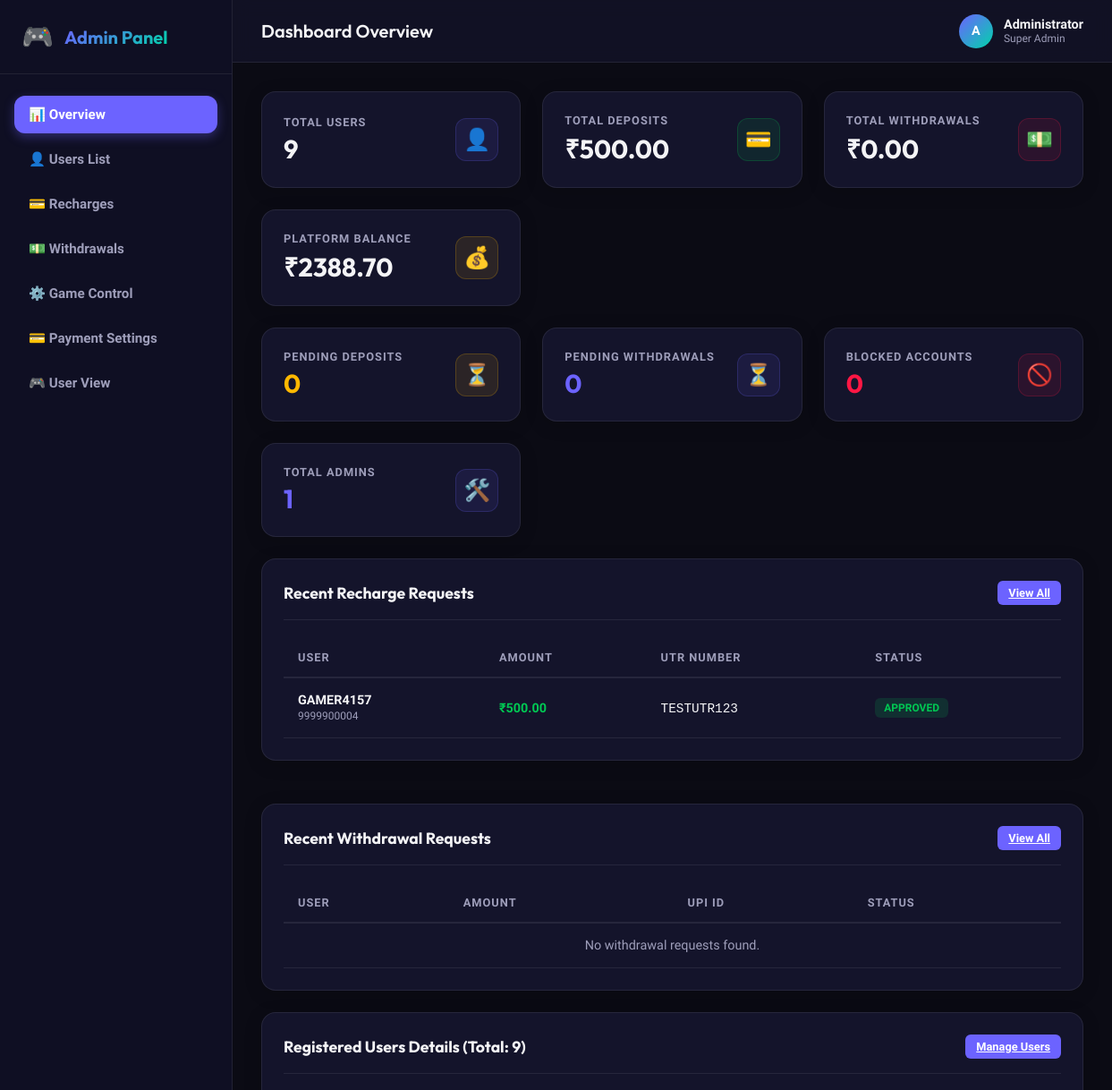
Before: /admin-dashboard/ (signed in, upper part) with the older database file.
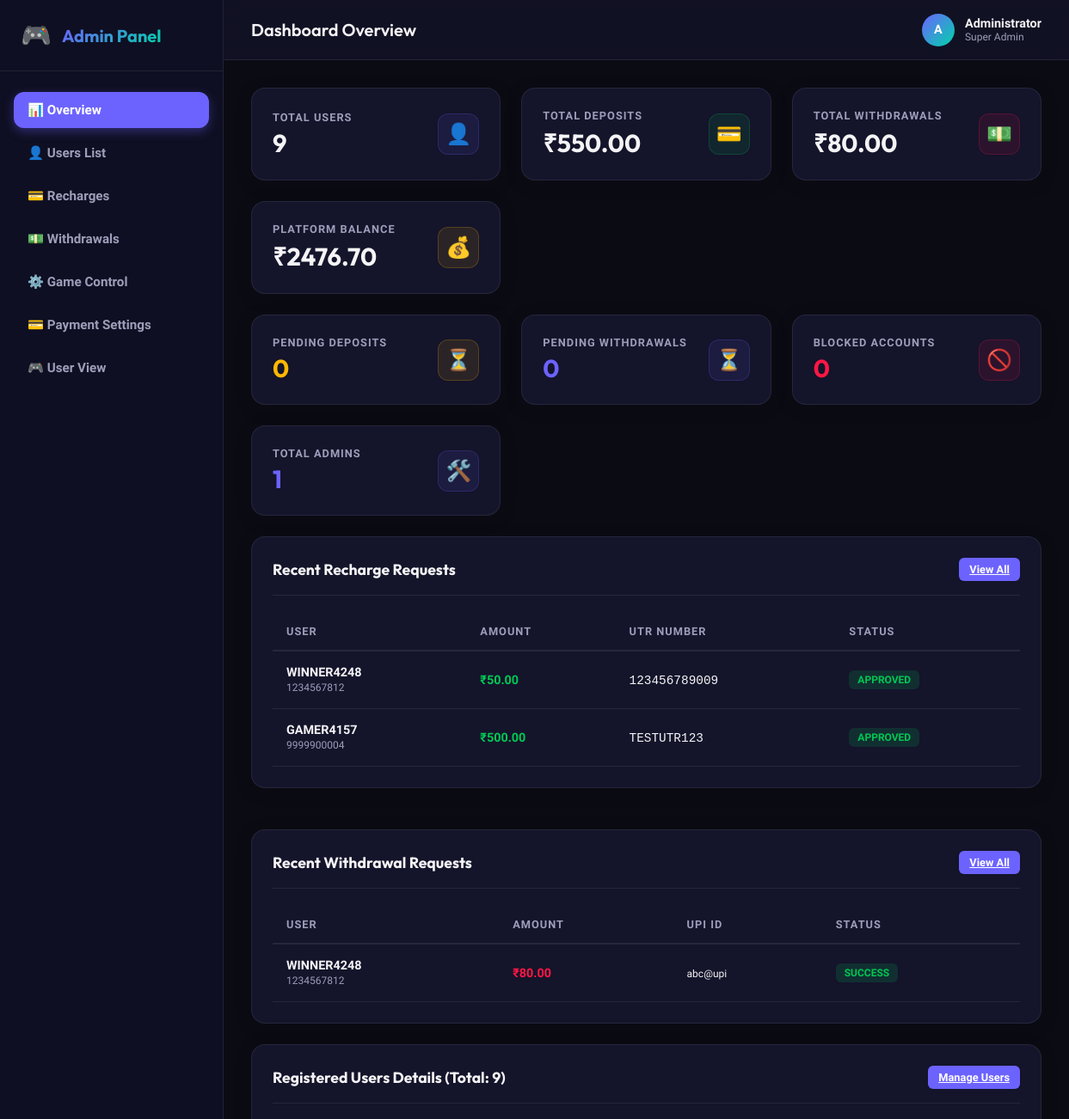
After: the same page with the newer database file.
### wallet/models.py (models this page shows, shortened)
class Recharge(models.Model):
    STATUS_CHOICES = [
        ('pending', 'Pending'),
        ('approved', 'Approved'),
        ('rejected', 'Rejected'),
    ]
    user = models.ForeignKey(settings.AUTH_USER_MODEL, on_delete=models.CASCADE, related_name='recharges')
    amount = models.DecimalField(max_digits=10, decimal_places=2)
    utr_number = models.CharField(max_length=50)
    qr_code_used = models.CharField(max_length=200, blank=True)
    upi_id_used = models.CharField(max_length=100, blank=True)
    status = models.CharField(max_length=20, choices=STATUS_CHOICES, default='pending')
    processed_by = models.ForeignKey(
        settings.AUTH_USER_MODEL,
        on_delete=models.SET_NULL,
        null=True,
        blank=True,
        related_name='processed_recharges',
        limit_choices_to={'is_staff': True}
    )
    processed_at = models.DateTimeField(null=True, blank=True)
    rejection_reason = models.TextField(null=True, blank=True)
    created_at = models.DateTimeField(auto_now_add=True)
    updated_at = models.DateTimeField(auto_now=True)
    class Meta:
        ordering = ['-created_at']
        verbose_name_plural = 'Recharge Requests'

class Withdraw(models.Model):
    STATUS_CHOICES = [
        ('pending', 'Pending'),
        ('processing', 'Processing'),
        ('success', 'Success'),
        ('rejected', 'Rejected'),
    ]
    user = models.ForeignKey(settings.AUTH_USER_MODEL, on_delete=models.CASCADE, related_name='withdraws')
    amount = models.DecimalField(max_digits=10, decimal_places=2)
    upi_id = models.CharField(max_length=100)
    bank_name = models.CharField(max_length=100)
    account_holder_name = models.CharField(max_length=100)
    status = models.CharField(max_length=20, choices=STATUS_CHOICES, default='pending')
    processed_by = models.ForeignKey(
        settings.AUTH_USER_MODEL,
        on_delete=models.SET_NULL,
        null=True,
        blank=True,
        related_name='processed_withdraws',
        limit_choices_to={'is_staff': True}
    )
    processed_at = models.DateTimeField(null=True, blank=True)
    rejection_reason = models.TextField(null=True, blank=True)
    created_at = models.DateTimeField(auto_now_add=True)
    updated_at = models.DateTimeField(auto_now=True)
    class Meta:
        ordering = ['-created_at']
        verbose_name_plural = 'Withdraw Requests'

### core/models.py (models this page shows, shortened)
class User(AbstractUser):
    uid = models.IntegerField(unique=True, editable=False, default=generate_uid)
    username = models.CharField(max_length=20, unique=True, default=generate_username)
    name = models.CharField(max_length=100)
    mobile = models.CharField(max_length=15, unique=True)
    email = models.EmailField(unique=True)
    referral_code = models.CharField(max_length=10, unique=True, default=generate_referral_code)
    referred_by = models.ForeignKey('self', on_delete=models.SET_NULL, null=True, blank=True, related_name='referred_users')
    is_blocked = models.BooleanField(default=False)
    blocked_at = models.DateTimeField(null=True, blank=True)
    blocked_reason = models.TextField(null=True, blank=True)
    profile_image = models.ImageField(upload_to='profile_images/', null=True, blank=True)
    created_at = models.DateTimeField(auto_now_add=True)
    updated_at = models.DateTimeField(auto_now=True)
    last_login_at = models.DateTimeField(null=True, blank=True)
    USERNAME_FIELD = 'mobile'
    REQUIRED_FIELDS = ['email', 'name']
    objects = CustomUserManager()
    class Meta:
        ordering = ['-created_at']

### core/admin_views.py (the view)
    @login_required(login_url='login')
    def _wrapped_view(request, *args, **kwargs):
        if not (request.user.is_superuser or request.user.is_staff):
            return HttpResponseForbidden("Access Denied: You are not authorized to view this page.")
        return view_func(request, *args, **kwargs)

### core/admin_views.py (called while the page is built)
def admin_required(view_func):
    @login_required(login_url='login')
    def _wrapped_view(request, *args, **kwargs):
        if not (request.user.is_superuser or request.user.is_staff):
            return HttpResponseForbidden("Access Denied: You are not authorized to view this page.")
        return view_func(request, *args, **kwargs)
    return _wrapped_view

### core/context_processors.py (called while the page is built)
def site_settings(request):
    return {
        'SITE_NAME': 'Color Prediction',
        'SITE_SETTING': {
            'admin_upi': getattr(settings, 'ADMIN_UPI', 'Not configured'),
            'admin_qr': getattr(settings, 'ADMIN_QR', ''),
        },
        'GAME_SETTINGS': settings.GAME_SETTINGS,
    }

### templates/admin_custom/dashboard.html (shortened to what the changed rows need)
{% extends 'admin_custom/base_admin.html' %}
{% block page_title %}Dashboard Overview{% endblock %}
{% block admin_content %}
<div class="stats-grid">
    <div class="stat-card">
        <div class="stat-info">
            <span class="stat-label">Total Deposits</span>
            <span class="stat-value">₹{{ total_recharged|floatformat:2 }}</span>
        </div>
    </div>
    <div class="stat-card">
        <div class="stat-info">
            <span class="stat-label">Total Withdrawals</span>
            <span class="stat-value">₹{{ total_withdrawn|floatformat:2 }}</span>
        </div>
    </div>
    <div class="stat-card">
        <div class="stat-info">
            <span class="stat-label">Platform Balance</span>
            <span class="stat-value">₹{{ platform_total_balance|floatformat:2 }}</span>
        </div>
    </div>
</div>
<div style="display: grid; grid-template-columns: repeat(auto-fit, minmax(450px, 1fr)); gap: 24px;">
    <div class="card">
        <div class="table-responsive">
            <table class="table">
                <thead>
                    <tr>
                        <th>User</th>
                        <th>Amount</th>
                        <th>UTR Number</th>
                        <th>Status</th>
                    </tr>
                </thead>
                <tbody>
                    {% for r in recent_recharges %}
                    <tr>
                        <td><strong>{{ r.user.username }}</strong><br><small style="color: var(--text-secondary);">{{ r.user.mobile }}</small></td>
                        <td style="color: var(--color-green); font-weight: 700;">₹{{ r.amount }}</td>
                        <td><code>{{ r.utr_number }}</code></td>
                        <td>
                            <span class="badge {% if r.status == 'pending' %}badge-pending{% elif r.status == 'approved' %}badge-success{% else %}badge-danger{% endif %}">
                                {{ r.get_status_display }}
                            </span>
                        </td>
                    </tr>
                    {% empty %}
                    <tr>
                        <td colspan="4" style="text-align: center; color: var(--text-secondary);">No recharge requests found.</td>
                    </tr>
                    {% endfor %}
                </tbody>
            </table>
        </div>
    </div>
    <div class="card">
        <div class="table-responsive">
            <table class="table">
                <thead>
                    <tr>
                        <th>User</th>
                        <th>Amount</th>
                        <th>UPI ID</th>
                        <th>Status</th>
                    </tr>
                </thead>
                <tbody>
                    {% for w in recent_withdraws %}
                    <tr>
                        <td><strong>{{ w.user.username }}</strong><br><small style="color: var(--text-secondary);">{{ w.user.mobile }}</small></td>
                        <td style="color: var(--color-red); font-weight: 700;">₹{{ w.amount }}</td>
                        <td><small>{{ w.upi_id }}</small></td>
                        <td>
                            <span class="badge {% if w.status == 'pending' %}badge-pending{% elif w.status == 'processing' %}badge-processing{% elif w.status == 'success' %}badge-success{% else %}badge-danger{% endif %}">
                                {{ w.get_status_display }}
                            </span>
                        </td>
                    </tr>
                    {% empty %}
                    <tr>
                        <td colspan="4" style="text-align: center; color: var(--text-secondary);">No withdrawal requests found.</td>
                    </tr>
                    {% endfor %}
                </tbody>
            </table>
        </div>
    </div>
</div>
{% endblock %}

Changed rows visible on the page:
added Recharge: user.username "WINNER4248", user.mobile "1234567812", amount "50.00", utr_number "123456789009", status "APPROVED"
added Withdraw: user.username "WINNER4248", user.mobile "1234567812", amount "80.00", upi_id "abc@upi", status "SUCCESS"
Other visible differences:
{{ total_recharged|floatformat:2 }}: "500.00" → "550.00"
{{ total_withdrawn|floatformat:2 }}: "0.00" → "80.00"
{{ platform_total_balance|floatformat:2 }}: "2388.70" → "2476.70"
text no longer shown: "No withdrawal requests found."
